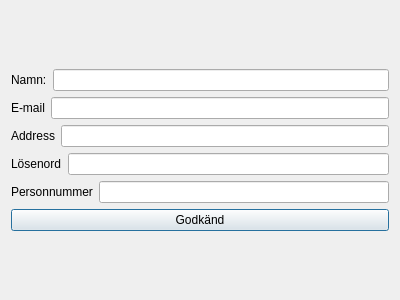
<?xml version="1.0" encoding="UTF-8"?>
<ui version="4.0">
 <class>newUser</class>
 <widget class="QDialog" name="newUser">
  <property name="geometry">
   <rect>
    <x>0</x>
    <y>0</y>
    <width>400</width>
    <height>300</height>
   </rect>
  </property>
  <property name="windowTitle">
   <string>Dialog</string>
  </property>
  <layout class="QVBoxLayout" name="verticalLayout_3">
   <item>
    <layout class="QVBoxLayout" name="verticalLayout_2">
     <item>
      <layout class="QVBoxLayout" name="verticalLayout">
       <item>
        <layout class="QHBoxLayout" name="horizontalLayout_4">
         <item>
          <widget class="QLabel" name="label">
           <property name="text">
            <string>Namn:</string>
           </property>
          </widget>
         </item>
         <item>
          <widget class="QLineEdit" name="name"/>
         </item>
        </layout>
       </item>
       <item>
        <layout class="QHBoxLayout" name="horizontalLayout">
         <item>
          <widget class="QLabel" name="label_4">
           <property name="text">
            <string>E-mail</string>
           </property>
          </widget>
         </item>
         <item>
          <widget class="QLineEdit" name="email"/>
         </item>
        </layout>
       </item>
       <item>
        <layout class="QHBoxLayout" name="horizontalLayout_3">
         <item>
          <widget class="QLabel" name="label_3">
           <property name="text">
            <string>Address</string>
           </property>
          </widget>
         </item>
         <item>
          <widget class="QLineEdit" name="address"/>
         </item>
        </layout>
       </item>
       <item>
        <layout class="QHBoxLayout" name="horizontalLayout_5">
         <item>
          <widget class="QLabel" name="label_5">
           <property name="text">
            <string>Lösenord</string>
           </property>
          </widget>
         </item>
         <item>
          <widget class="QLineEdit" name="password"/>
         </item>
        </layout>
       </item>
       <item>
        <layout class="QHBoxLayout" name="horizontalLayout_2">
         <item>
          <widget class="QLabel" name="label_2">
           <property name="text">
            <string>Personnummer</string>
           </property>
          </widget>
         </item>
         <item>
          <widget class="QLineEdit" name="personNr"/>
         </item>
        </layout>
       </item>
      </layout>
     </item>
     <item>
      <widget class="QPushButton" name="agree">
       <property name="text">
        <string>Godkänd</string>
       </property>
      </widget>
     </item>
    </layout>
   </item>
  </layout>
 </widget>
 <resources/>
 <connections/>
</ui>
